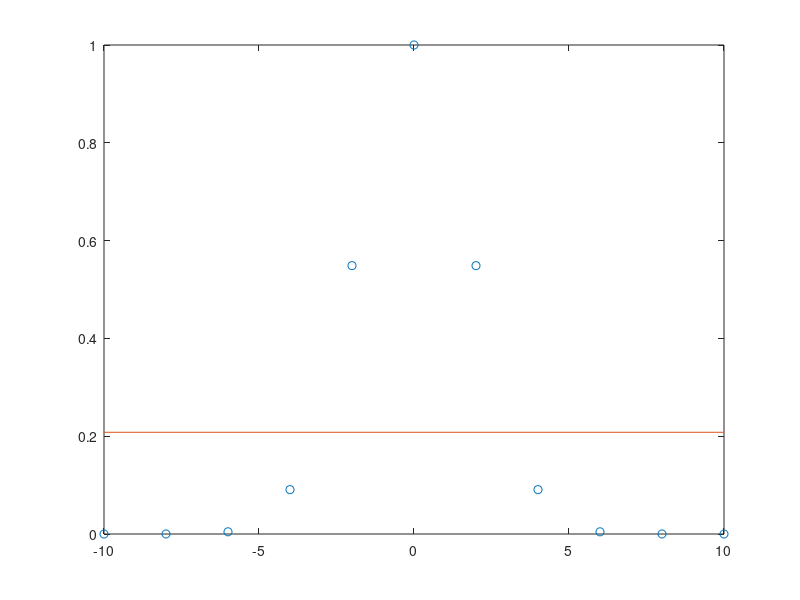

This chart was generated by the following MATLAB code:
clear all;
close all;
clc;

Xi=[-10 -8 -6 -4 -2 0 2 4 6 8 10];
Yi=[0.0 0.0001 0.0045 0.0907 0.5488 1.0 0.5488 0.0907 0.0045 0.0001 0.0];

Sx=sum(Xi);
Sy=sum(Yi);
X2 = Xi*Xi';
XiYi = Xi*Yi';
disp("ini xiyi");
disp(XiYi);
N = length(Xi);
%disp(N);

a=(N*XiYi-Sx*Sy)/(N*X2-Sx^2);

b=(X2*Sy-XiYi*Sx)/((N*X2)-(Sx^2));
disp("ini a: ");
disp(a);
disp("ini b: ");
disp(b);

yy=a*Xi+b;

plot(Xi,Yi,'o',Xi,yy)
